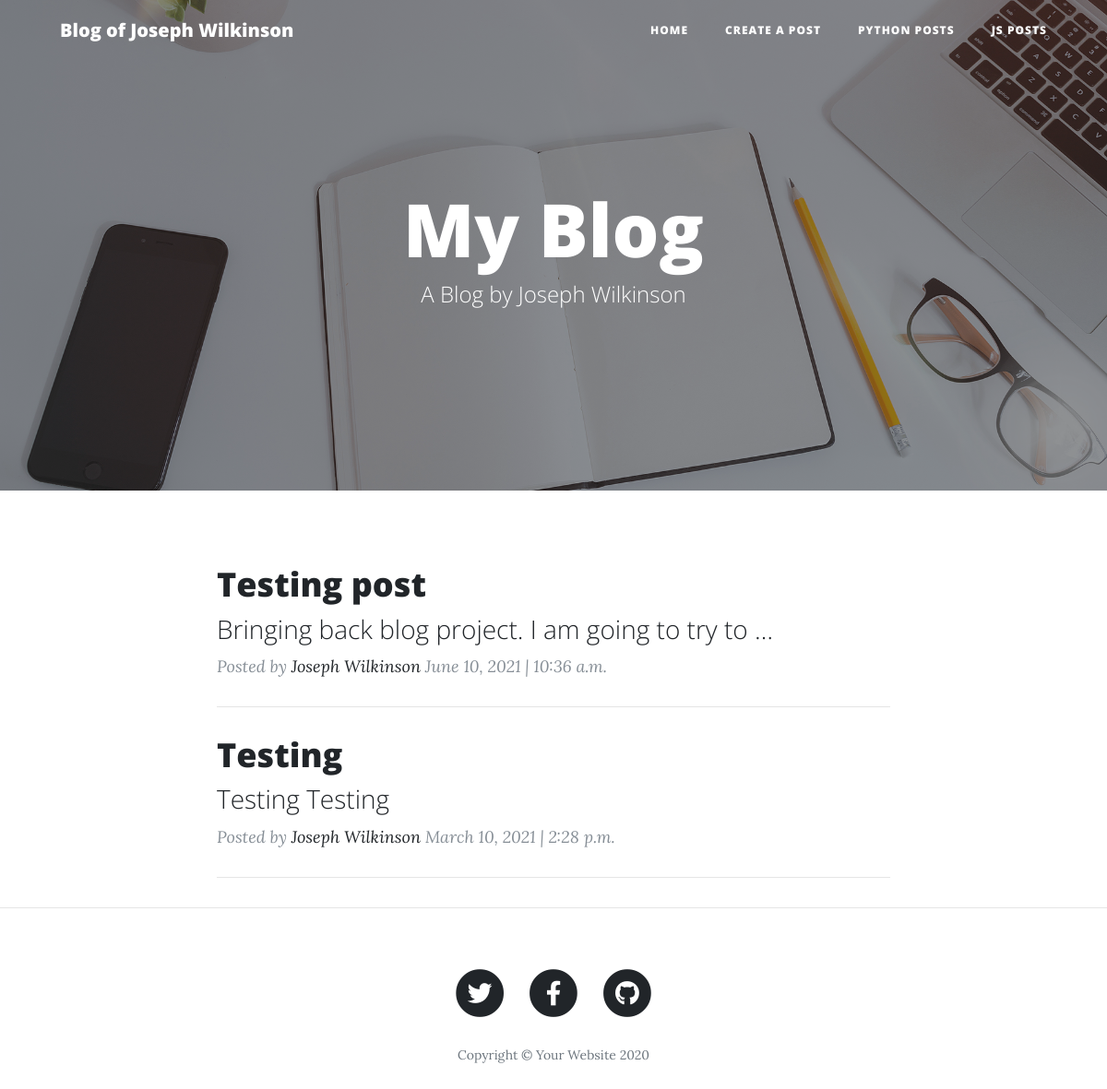
Before: / with the older database file.
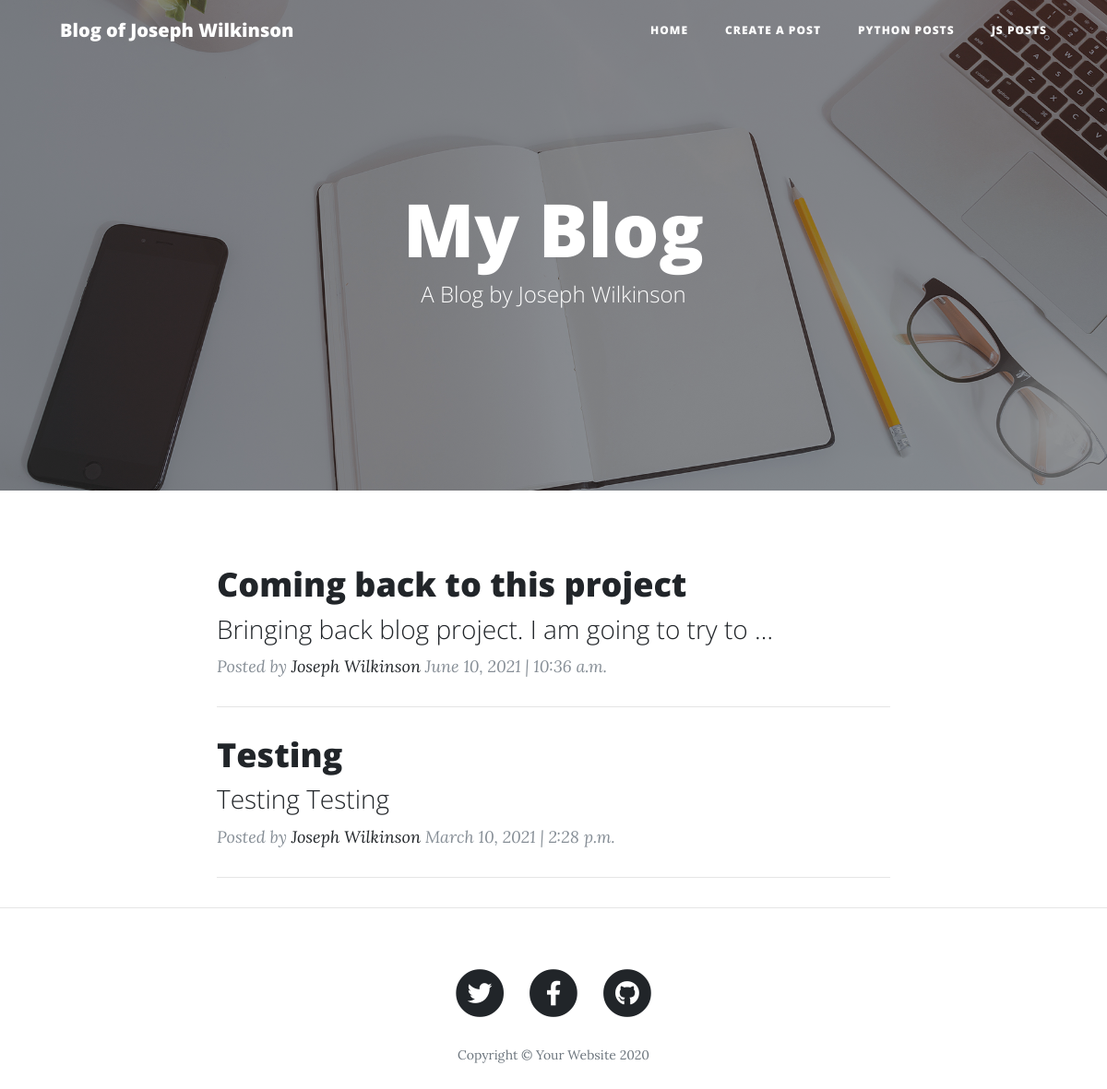
After: the same page with the newer database file.
### blogs/models.py (models this page shows, shortened)
class Post(models.Model):
    post_title = models.CharField(max_length = 30)
    post_author = models.CharField(max_length = 200)
    post_text = models.TextField()
    post_time = models.TimeField(auto_now_add = True)
    post_date = models.DateField(auto_now_add = True)
    post_image = models.ImageField(blank = True, upload_to = "blogs", default = 'tempdefault.jpg')
    def get_absolute_url(self):
        return reverse("post_detail", kwargs = {'pk' : self.id})
    class Meta:
        ordering = ["-post_date"]

### blogs/views.py (the view)
# urls.py: path('', PostListView.as_view(), name = "post_list"),
class PostListView(ListView):
    model = Post

### blogs/templates/blogs/post_list.html (shortened to what this page needs)
{% load static %}
<!DOCTYPE html>
<html lang="en">
<head>
  <link href="{% static 'blogs/vendor/bootstrap/css/bootstrap.min.css' %}" rel="stylesheet">
  <link href="{% static 'blogs/vendor/fontawesome-free/css/all.min.css' %}" rel="stylesheet" type="text/css">
  <link href="{% static 'blogs/css/clean-blog.min.css' %}" rel="stylesheet">
</head>
<body>
  {% include '_menu.html' %}
  <header class="masthead" style="background-image: url('{%static " blogs/img/home-bg.jpg" %}')">
    <div class="overlay"></div>
    <div class="container">
      <div class="row">
        <div class="col-lg-8 col-md-10 mx-auto">
          <div class="site-heading">
            <h1>My Blog</h1>
            <span class="subheading">A Blog by Joseph Wilkinson</span>
          </div>
        </div>
      </div>
    </div>
  </header>
  <div class="container">
    <div class="row">
      <div class="col-lg-8 col-md-10 mx-auto">
        {%for post in object_list%}
        <div class="post-preview">
          <a href="{{post.get_absolute_url}}">
            <h2 class="post-title">
              {{post.post_title}}
            </h2>
            <h3 class="post-subtitle">
              {{post.post_text|truncatechars:50}}
            </h3>
          </a>
          <p class="post-meta">Posted by
            <a href="#">{{post.post_author}}</a>
            {{post.post_date}} | {{post.post_time}}
          </p>
        </div>
        <hr>
        {% endfor %}
      </div>
    </div>
  </div>
  <hr>
  <footer>
    <div class="container">
      <div class="row">
        <div class="col-lg-8 col-md-10 mx-auto">
          <ul class="list-inline text-center">
            <li class="list-inline-item">
              <a href="#">
                <span class="fa-stack fa-lg">
                  <i class="fas fa-circle fa-stack-2x"></i>
                  <i class="fab fa-twitter fa-stack-1x fa-inverse"></i>
                </span>
              </a>
            </li>
            <li class="list-inline-item">
              <a href="#">
                <span class="fa-stack fa-lg">
                  <i class="fas fa-circle fa-stack-2x"></i>
                  <i class="fab fa-facebook-f fa-stack-1x fa-inverse"></i>
                </span>
              </a>
            </li>
            <li class="list-inline-item">
              <a href="#">
                <span class="fa-stack fa-lg">
                  <i class="fas fa-circle fa-stack-2x"></i>
                  <i class="fab fa-github fa-stack-1x fa-inverse"></i>
                </span>
              </a>
            </li>
          </ul>
          <p class="copyright text-muted">Copyright &copy; Your Website 2020</p>
        </div>
      </div>
    </div>
  </footer>
</body>
</html>

### blogs/templates/_menu.html (shortened to what this page needs)
<nav class="navbar navbar-expand-lg navbar-light fixed-top" id="mainNav">
  <div class="container">
    <a class="navbar-brand" href="index.html">Blog of Joseph Wilkinson</a>
    <div class="collapse navbar-collapse" id="navbarResponsive">
      <ul class="navbar-nav ml-auto">
        <li class="nav-item">
          <a class="nav-link" href="{% url 'post_list' %}">Home</a>
        </li>
        <li class="nav-item">
          <a class="nav-link" href="{% url 'post_create' %}">Create a Post</a>
        </li>
        <li class="nav-item">
          <a class="nav-link" href="{% url 'python_tags' %}">Python Posts</a>
        </li>
        <li class="nav-item">
          <a class="nav-link" href="{% url 'js_tags' %}">JS Posts</a>
        </li>
      </ul>
    </div>
  </div>
</nav>

Changed rows visible on the page:
changed Post "Bringing back blog project. I am going to try to …": post_title "Testing post" → "Coming back to this project"
